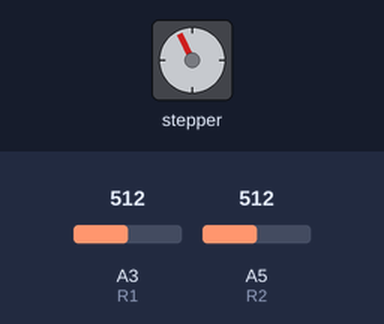
The sketch below on a simulated Arduino Uno, built with avr-gcc and run on an emulated ATmega328P. Shown: stepper motor. Wiring (inferred from the names in the program): stepper motor driver (200 steps per turn assumed): step pin 8; direction pin 7. The test bench sets the inputs (shaded band); at power-on: A5 (R2) = 512, A3 (R1) = 512.

Above: at 1.2 s.
1.3 s: A5 (R2) set to 900
4.3 s: A5 (R2) set to 1023
At 4.77 s:
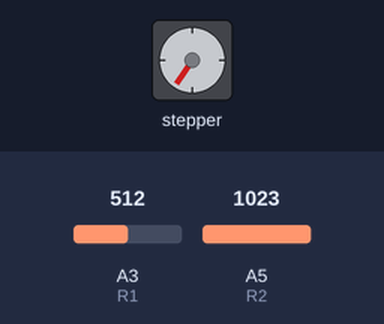
7.3 s: A3 (R1) set to 490
At 7.53 s:
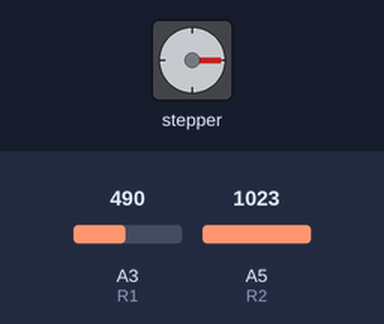
13.3 s: A5 (R2) set to 716
At 14.2 s:
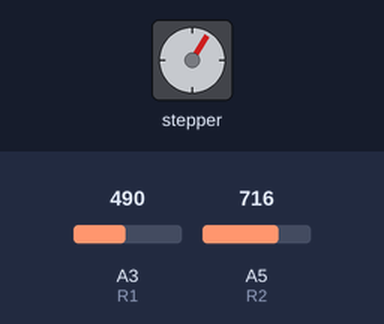
16.3 s: A5 (R2) set to 511
At 17.54 s:
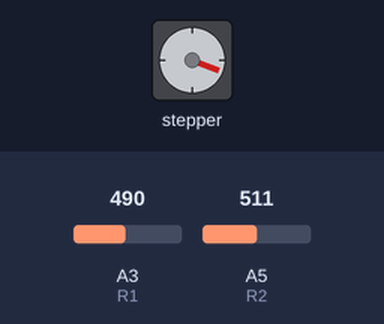
19.3 s: A5 (R2) set to 490
Timing chart, 0 to 23.3 s (numbered marks = the images above; inputs shaded):
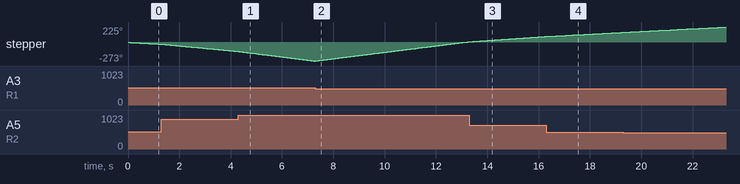

The sketch:

project_code_before_display.ino
```cpp
byte directionPin = 7;
byte stepPin = 8;
int R1 = A3;
int R2 = A5;
int d = 15;
void setup()
{
  pinMode(directionPin, OUTPUT);
  pinMode(stepPin, OUTPUT);

  pinMode(R1, INPUT);
  pinMode(R2, INPUT);

  digitalWrite(directionPin, HIGH);
  digitalWrite(stepPin, LOW);

}
void loop()
{
  if (analogRead(R1)<500)
  {
    digitalWrite(directionPin, HIGH);
  }
  else
  {
    digitalWrite(directionPin, LOW);
  }

  d=70-50*analogRead(R2)/1000;       // for potentiometer


    digitalWrite(stepPin,HIGH);
    delay(d);
    digitalWrite(stepPin,LOW);
    delay(d);
  // digitalWrite(directionPin, HIGH);
  // for(int i=0;i<201;i++)
  // {
  //   digitalWrite(stepPin,HIGH);
  //   delay(15);
  //   digitalWrite(stepPin,LOW);
  //   delay(15);
  // }

  // digitalWrite(directionPin, LOW);

  // for(int i=0;i<201;i++)
  // {
  //   digitalWrite(stepPin,HIGH);
  //   delay(d);
  //   digitalWrite(stepPin,LOW);
  //   delay(d);
  // }
}               
```
